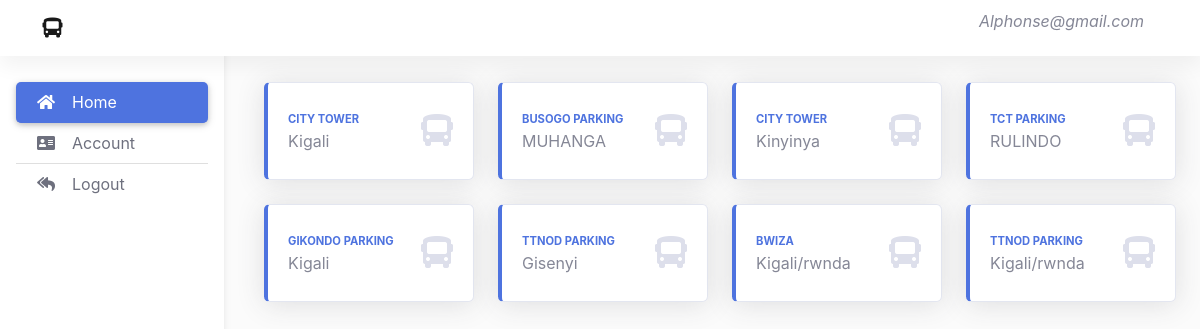
Screenshot of /Driver/Driver_Dashboard/index.php (signed in) with the database file from the repository.
### tables this page shows
CREATE TABLE `parkings` (
  `id` int(11) NOT NULL,
  `P_name` varchar(30) NOT NULL,
  `P_Location` varchar(20) NOT NULL,
  `P_Size` varchar(11) NOT NULL,
  `P_owner` int(11) NOT NULL
);

### Driver/Driver_Dashboard/index.php (the view, shortened to what this page needs)
<?php require 'config/header.php'; ?>
  <main style="margin-top: 58px">
    <div class="container pt-4">
      <section>
      <div class="row">
      <?php
                 $dsn = 'mysql:host=localhost;dbname=parking_system';
                 $username = 'root';
                 $password = '';
                 $options = [];
                 try {
                 $connection = new PDO($dsn, $username, $password, $options);
                 } catch(PDOException $e) {
                 }
                 $sql = 'SELECT * FROM parkings';
                 $stmt = $connection->prepare($sql);
                 $stmt->execute();
                 ?>
             <?php
                 while($row=$stmt->fetch(PDO::FETCH_ASSOC))
                     {
                      $id = $row['id'];
                        $p_name = $row['P_name'];
                        $P_lacation = $row['P_Location'];
                        ?>
         <div class="col-xl-3 col-md-6 mb-4">
                            <div class="card border-left-primary shadow h-100 py-2">
                                <div class="card-body">
                                    <div class="row no-gutters align-items-center">
                                        <div class="col mr-2">
                                            <a href="Book_Parking.php?id=<?php echo $id; ?>">
                                            <div class="text-xs font-weight-bold text-primary text-uppercase mb-1">
                                               <?php echo $p_name; ?>
                                             </div>
                                            </a>
                                            <div class="h6 mb-0">  <?php echo $P_lacation;  ?></div>
                                        </div>
                                        <div class="col-auto">
                                            <i class="fas fa-bus fa-2x text-gray-300"></i>
                                        </div>
                                    </div>
                                </div>
                            </div>
                        </div>
          <?php } ?>
                     </div>
      </section>
    </div>
  </main>
</body>
</html>

### Driver/Driver_Dashboard/css/admin.css (style rules this page uses)
body { background-color: #fbfbfb; }
@media (min-width: 991.98px) { main { padding-left: 240px; } }

### rows the page displays
parkings: P_name "CITY TOWER", P_Location "Kigali"
parkings: P_name "BUSOGO PARKING", P_Location "MUHANGA"
parkings: P_name "CITY TOWER", P_Location "Kinyinya"
parkings: P_name "TCT PARKING", P_Location "RULINDO"
parkings: P_name "GIKONDO PARKING", P_Location "Kigali"
parkings: P_name "TTNOD PARKING", P_Location "Gisenyi"
parkings: P_name "BWIZA", P_Location "Kigali/rwnda"
parkings: P_name "TTNOD PARKING", P_Location "Kigali/rwnda"

### other values shown
$_SESSION['driver'] "Alphonse@gmail.com"
